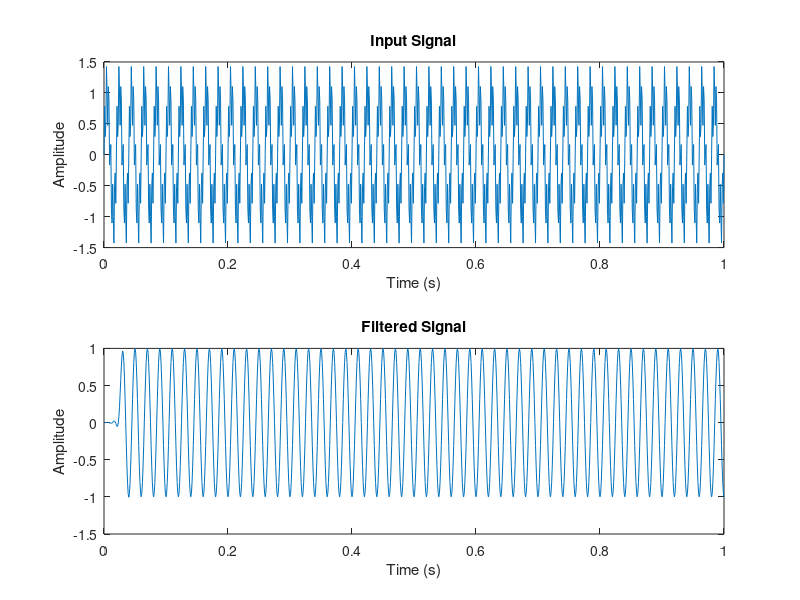

This chart was generated by the following MATLAB code:
% FIR Filter Analysis
Fs = 1000;         % Sampling frequency
t = 0:1/Fs:1;      % Time vector
input_signal = sin(2*pi*50*t) + 0.5*sin(2*pi*300*t); % Input signal

% Load coefficients
coeff = fir1(50, 100/(Fs/2), 'low');

% Filter the signal
filtered_signal = filter(coeff, 1, input_signal);

% Plot results
figure;
subplot(2,1,1);
plot(t, input_signal);
title('Input Signal');
xlabel('Time (s)');
ylabel('Amplitude');

subplot(2,1,2);
plot(t, filtered_signal);
title('Filtered Signal');
xlabel('Time (s)');
ylabel('Amplitude');
